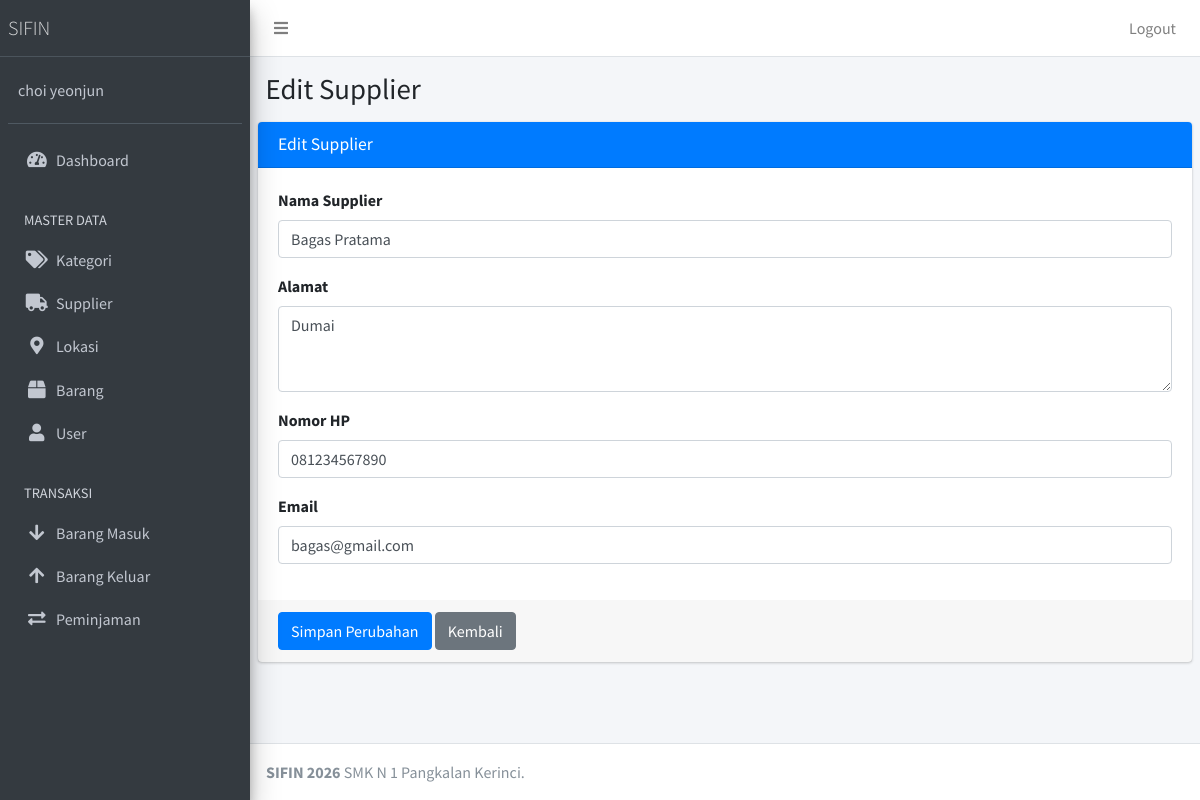
Page /public/supplier/edit/2 (signed in) on the committed database.
### tables this page shows
CREATE TABLE `supplier` (
  `id_supplier` int NOT NULL,
  `nama_supplier` varchar(150) NOT NULL,
  `alamat` text NOT NULL,
  `hp` varchar(20) NOT NULL,
  `email` varchar(100) NOT NULL
);

### app/core/Controller.php (called while the page is built, shortened)
<?php
class Controller {
    public function view($view, $data = [])
    {
        require_once '../app/views/'.$view.'.php';
    }
    public function model($model)
    {
        return new $model;
    }
}

### app/controllers/Supplier.php (called while the page is built, shortened)
<?php
class Supplier extends Controller
{
    public function edit($id)
    {
        $data['title'] = 'Edit Supplier';
        $data['supplier'] =
            $this->model('SupplierModel')->getSupplierById($id);
        $this->view('supplier/edit', $data);
    }
}

### app/core/App.php (called while the page is built, shortened)
<?php
class App{
	protected $method = 'index';
	protected $params = [];
	public function __construct(){
		$url = $this->parseURL();
		if(file_exists('../app/controllers/' . $url[0] . '.php')){
			unset($url[0]);
		}
		$this->controller = new $this->controller;
		if(isset($url[1])){
			if(method_exists($this->controller, $url[1])){
				$this->method = $url[1];
				unset($url[1]);
			}
		}
		if(!empty($url)){
			$this->params = array_values($url);
		}
		call_user_func_array([$this->controller, $this->method], $this->params);
	}
	public function parseURL(){
		if( isset($_GET['url'])){
			$url = rtrim($_GET['url'], '/');
			$url = filter_var($url, FILTER_SANITIZE_URL);
			$url = explode('/',$url);
			return $url;
		}
	}
}

### public/index.php (called while the page is built, shortened)
<?php
$app = new app;

### app/core/Database.php (called while the page is built, shortened)
<?php
class Database{
	private $host = DB_HOST;
	private $user = DB_USER;
	private $pass = DB_PASS;
	private $dbnm = DB_NAME;
	private $dbh;
	private $stmt;
	public function __construct()
	{
		$dsn = 'mysql:host='. $this->host .';dbname='. $this->dbnm;
		$option = [
			PDO::ATTR_PERSISTENT => true,
			PDO::ATTR_ERRMODE => PDO::ERRMODE_EXCEPTION
		];
		try{
			$this->dbh = new PDO($dsn,$this->user,$this->pass, $option);
		}catch(PDOException $e){
			die($e->getMessage());
		}
	}
	public function query($query)
	{
		$this->stmt = $this->dbh->prepare($query);
	}
	public function bind($param, $value, $type = null){
		if(is_null($type)){
			switch (true) {
				default:
					$type = PDO::PARAM_STR;
			}
		}
		$this->stmt->bindValue($param, $value, $type);
	}
	public function execute()
	{
		$this->stmt->execute();
	}
	public function single()
	{
		$this->execute();
		return $this->stmt->fetch(PDO::FETCH_ASSOC);
	}
}

### app/models/SupplierModel.php (called while the page is built, shortened)
<?php
class SupplierModel
{
    private $table = 'supplier';
    private $db;
    public function __construct()
    {
        $this->db = new Database;
    }
    public function getSupplierById($id)
    {
        $this->db->query(
            "SELECT * FROM {$this->table}
             WHERE id_supplier = :id"
        );
        $this->db->bind('id', $id);
        return $this->db->single();
    }
}

### app/views/supplier/edit.php (the view, shortened to what this page needs)
<div class="content-wrapper">
    <section class="content-header">
        <div class="container-fluid">
            <h1><?= $data['title']; ?></h1>
        </div>
    </section>
    <section class="content">
        <div class="card card-primary">
            <div class="card-header">
                <h3 class="card-title"><?= $data['title']; ?></h3>
            </div>
            <form action="<?= base_url; ?>/supplier/updateSupplier"
                  method="POST">
                <div class="card-body">
                    <div class="form-group">
                        <label>Nama Supplier</label>
                        <input type="text"
                               class="form-control"
                               name="nama_supplier"
                               maxlength="150"
                               required
                               value="<?= htmlspecialchars(
                                   $data['supplier']['nama_supplier'],
                                   ENT_QUOTES,
                                   'UTF-8'
                               ); ?>">
                    </div>
                    <div class="form-group">
                        <label>Alamat</label>
                        <textarea class="form-control"
                                  name="alamat"
                                  rows="3"
                                  required><?= htmlspecialchars(
                                      $data['supplier']['alamat'],
                                      ENT_QUOTES,
                                      'UTF-8'
                                  ); ?></textarea>
                    </div>
                    <div class="form-group">
                        <label>Nomor HP</label>
                        <input type="text"
                               class="form-control"
                               name="hp"
                               maxlength="20"
                               required
                               value="<?= htmlspecialchars(
                                   $data['supplier']['hp'],
                                   ENT_QUOTES,
                                   'UTF-8'
                               ); ?>">
                    </div>
                    <div class="form-group">
                        <label>Email</label>
                        <input type="email"
                               class="form-control"
                               name="email"
                               maxlength="100"
                               required
                               value="<?= htmlspecialchars(
                                   $data['supplier']['email'],
                                   ENT_QUOTES,
                                   'UTF-8'
                               ); ?>">
                    </div>
                </div>
                <div class="card-footer">
                    <button type="submit" class="btn btn-primary">
                        Simpan Perubahan
                    </button>
                    <a href="<?= base_url; ?>/supplier"
                       class="btn btn-secondary">
                        Kembali
                    </a>
                </div>
            </form>
        </div>
    </section>
</div>

### rows in the picture
supplier: nama_supplier "Bagas Pratama", alamat "Dumai", hp "081234567890", email "bagas@gmail.com"

### other values in the picture
$_SESSION['nama_lengkap'] "choi yeonjun"
$data['title'] "Edit Supplier"
